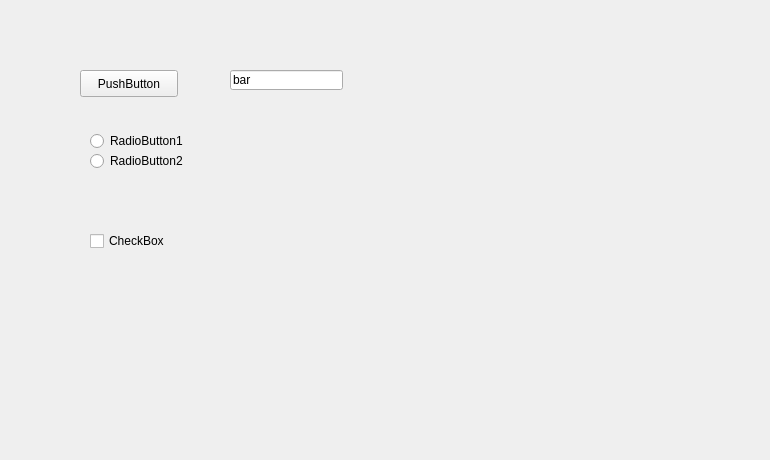
<?xml version="1.0" encoding="UTF-8"?>
<ui version="4.0">
 <class>Form</class>
 <widget class="QWidget" name="Form">
  <property name="geometry">
   <rect>
    <x>0</x>
    <y>0</y>
    <width>770</width>
    <height>460</height>
   </rect>
  </property>
  <property name="windowTitle">
   <string>Form</string>
  </property>
  <widget class="QPushButton" name="pushButton">
   <property name="geometry">
    <rect>
     <x>80</x>
     <y>70</y>
     <width>98</width>
     <height>27</height>
    </rect>
   </property>
   <property name="text">
    <string>PushButton</string>
   </property>
  </widget>
  <widget class="QRadioButton" name="radioButtonRB1">
   <property name="geometry">
    <rect>
     <x>90</x>
     <y>130</y>
     <width>121</width>
     <height>22</height>
    </rect>
   </property>
   <property name="text">
    <string>RadioButton1</string>
   </property>
  </widget>
  <widget class="QCheckBox" name="checkBoxTest">
   <property name="geometry">
    <rect>
     <x>90</x>
     <y>230</y>
     <width>97</width>
     <height>22</height>
    </rect>
   </property>
   <property name="text">
    <string>CheckBox</string>
   </property>
  </widget>
  <widget class="QRadioButton" name="radioButtonRB2">
   <property name="geometry">
    <rect>
     <x>90</x>
     <y>150</y>
     <width>121</width>
     <height>22</height>
    </rect>
   </property>
   <property name="text">
    <string>RadioButton2</string>
   </property>
  </widget>
  <widget class="QLineEdit" name="lineEditFoo">
   <property name="geometry">
    <rect>
     <x>230</x>
     <y>70</y>
     <width>113</width>
     <height>20</height>
    </rect>
   </property>
   <property name="text">
    <string>bar</string>
   </property>
  </widget>
 </widget>
 <resources/>
 <connections/>
</ui>
